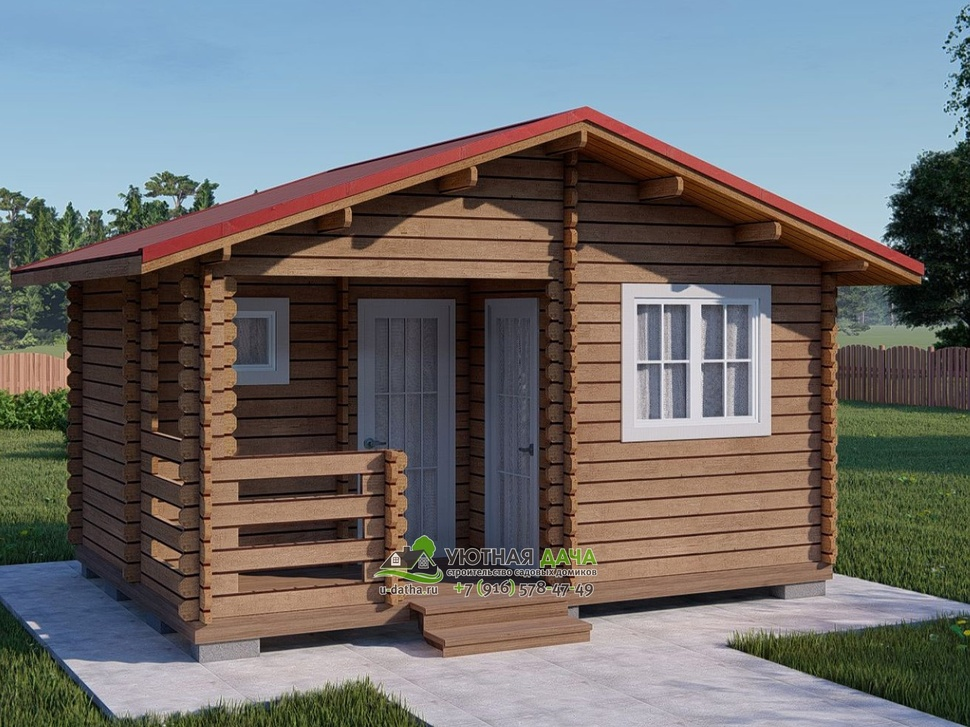
#> input picture 6 module, act,pic,radio,openCV interface/image.jpg, 970 x 727 px, shrunk from 1500 x 1125 before the run
$ python 'lesson 6.2.2.py'
#> lines starting #> are read from the running program, lines starting #| are printed output that depends on the picture
from PIL import Image, ImageDraw
image = Image.open('image.jpg')
#> image is the input picture: PIL image 970x727 RGB; mean R, G, B 111.9, 111.1, 111
draw = ImageDraw.Draw(image)
draw.ellipse((200,200,300,300),fill=(255,0,0))
image.save('draw6.2.2.png')
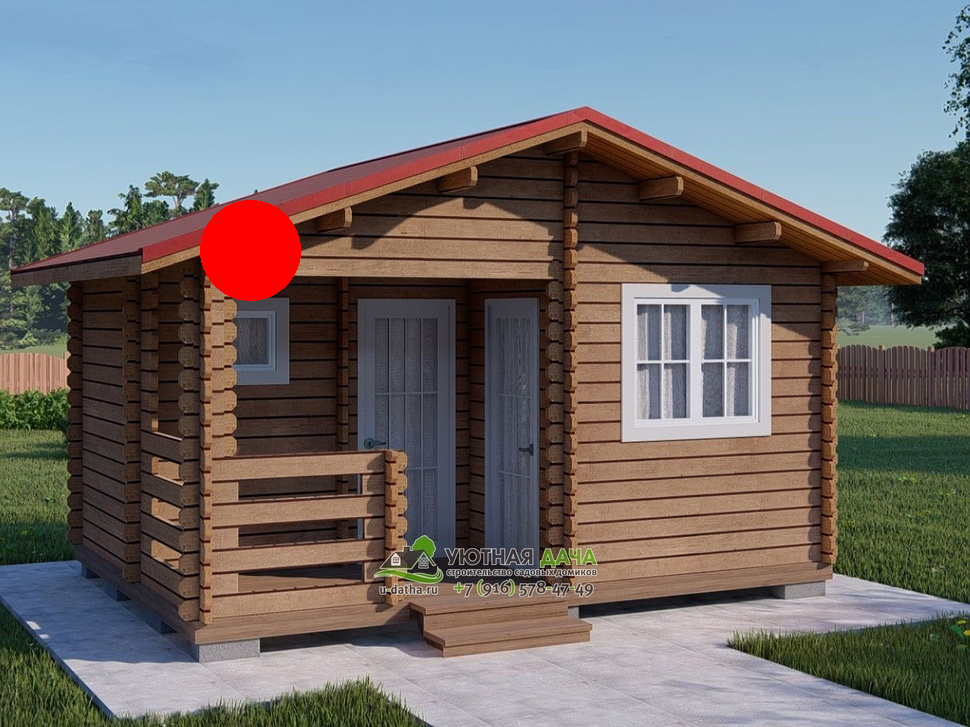
#> saved as draw6.2.2.png: PIL image 970x727 RGB; mean R, G, B 113.7, 110.4, 110.4
